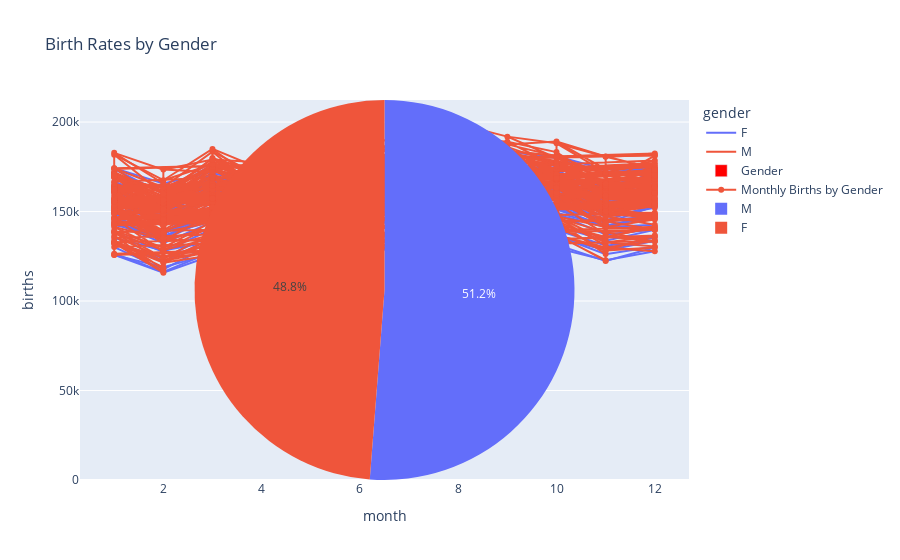

Write notebook code for a chart like this one.
### Code cell
# Calculate average birth rate by gender
gender_birth_rates = df.groupby('gender')['births'].mean().reset_index()
fig.add_trace(go.Pie(labels=gender_birth_rates['gender'], values=gender_birth_rates['births'],
                     name='Birth Rates by Gender'))
fig.update_layout(title='Birth Rates by Gender')

fig.show()
